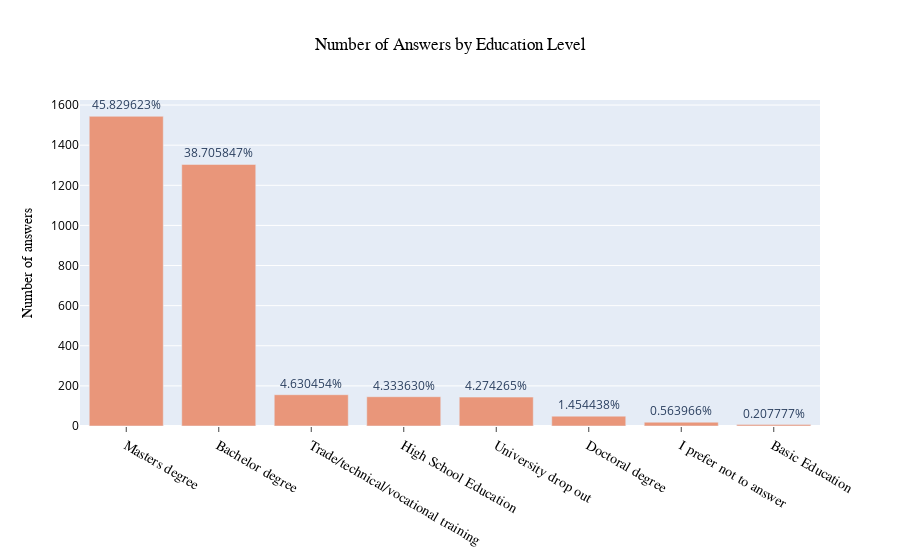

Write notebook code for a chart like this one.
### Code cell
# Plot the number of people per education level

fig = go.Figure()

fig.add_trace(go.Bar(x=edu.index, y=edu.Number_of_People, 
                     text=edu.Percentage, marker_color='rgb(233,150,122)'))

fig.update_layout(xaxis=dict(
    showline=False,
    showgrid=False,
    showticklabels=True,
    ticks='outside',
    tickfont=dict(
        family='Arial',
        size=14,
        color='black',
        ),
    ),
    yaxis=dict(
        title=dict(
            text='Number of answers',
            font=dict(
                family='Arial',
                size=14,
                color='black')),
        color='black'),
    title=dict(
        text='Number of Answers by Education Level',
        font=dict(
            family='Arial',
            color='black'),
        x=0.5),
    )

# To show te percentage on top of each bar
fig.update_traces(texttemplate='%{text:%}', textposition='outside')
fig.update_layout(uniformtext=dict(
    minsize=12), uniformtext_mode='hide')

### Figure 1 — Plotly figure (JSON) as saved in the notebook; plotly's stock layout.template omitted (floating-point values rounded to 4 significant figures)
{"data": [{"marker": {"color": "rgb(233,150,122)"}, "text": [0.4583, 0.3871, 0.0463, 0.04334, 0.04274, 0.01454, 0.00564, 0.002078], "textposition": "outside", "texttemplate": "%{text:%}", "type": "bar", "x": ["Masters degree", "Bachelor degree", "Trade/technical/vocational training", "High School Education", "University drop out", "Doctoral degree", "I prefer not to answer", "Basic Education"], "y": [1544, 1304, 156, 146, 144, 49, 19, 7]}], "layout": {"title": {"font": {"color": "black", "family": "Arial"}, "text": "Number of Answers by Education Level", "x": 0.5}, "uniformtext": {"minsize": 12, "mode": "hide"}, "xaxis": {"showgrid": false, "showline": false, "showticklabels": true, "tickfont": {"color": "black", "family": "Arial", "size": 14}, "ticks": "outside"}, "yaxis": {"color": "black", "title": {"font": {"color": "black", "family": "Arial", "size": 14}, "text": "Number of answers"}}}}
